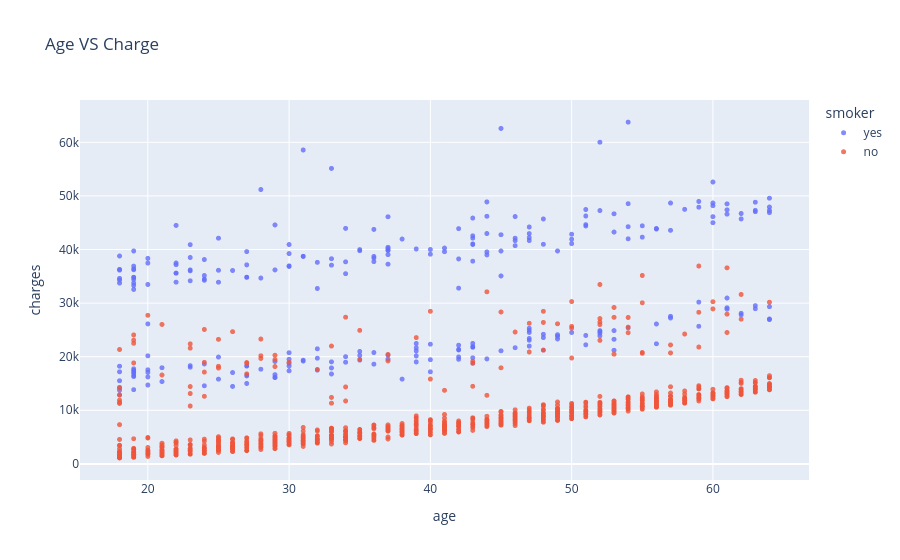

Notebook code cell kept with this figure:
### Code cell
fig = px.scatter(medical_data, 
                   x='age',
                   y='charges',
                   color='smoker',
                   opacity=0.8,
                   hover_data=['sex'],
                   title='Age VS Charge')
fig.update_traces(marker_size=5)
fig.show()

### Figure 1 — Plotly figure (JSON) as saved in the notebook; plotly's stock layout.template omitted (floating-point values rounded to 4 significant figures; data arrays with more than 128 entries replaced by an {"elided": "..."} marker saying what was removed)
{"data": [{"customdata": {"elided": "274x1 str values"}, "hovertemplate": "smoker=yes<br>age=%{x}<br>charges=%{y}<br>sex=%{customdata[0]}<extra></extra>", "legendgroup": "yes", "marker": {"color": "#636efa", "opacity": 0.8, "size": 5, "symbol": "circle"}, "mode": "markers", "name": "yes", "showlegend": true, "type": "scattergl", "x": {"elided": "274 int values"}, "xaxis": "x", "y": {"elided": "274 float values"}, "yaxis": "y"}, {"customdata": {"elided": "1064x1 str values"}, "hovertemplate": "smoker=no<br>age=%{x}<br>charges=%{y}<br>sex=%{customdata[0]}<extra></extra>", "legendgroup": "no", "marker": {"color": "#EF553B", "opacity": 0.8, "size": 5, "symbol": "circle"}, "mode": "markers", "name": "no", "showlegend": true, "type": "scattergl", "x": {"elided": "1064 int values"}, "xaxis": "x", "y": {"elided": "1064 float values"}, "yaxis": "y"}], "layout": {"legend": {"title": {"text": "smoker"}, "tracegroupgap": 0}, "title": {"text": "Age VS Charge"}, "xaxis": {"anchor": "y", "domain": [0, 1], "title": {"text": "age"}}, "yaxis": {"anchor": "x", "domain": [0, 1], "title": {"text": "charges"}}}}
